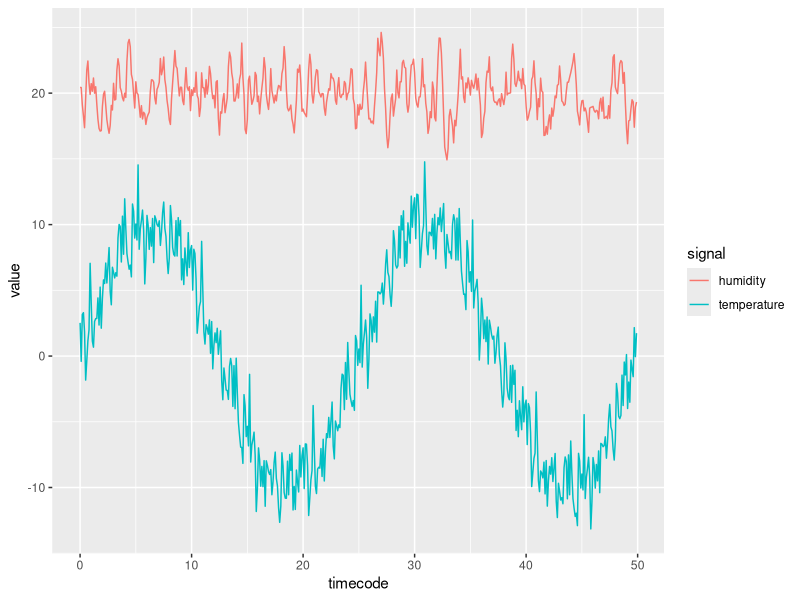
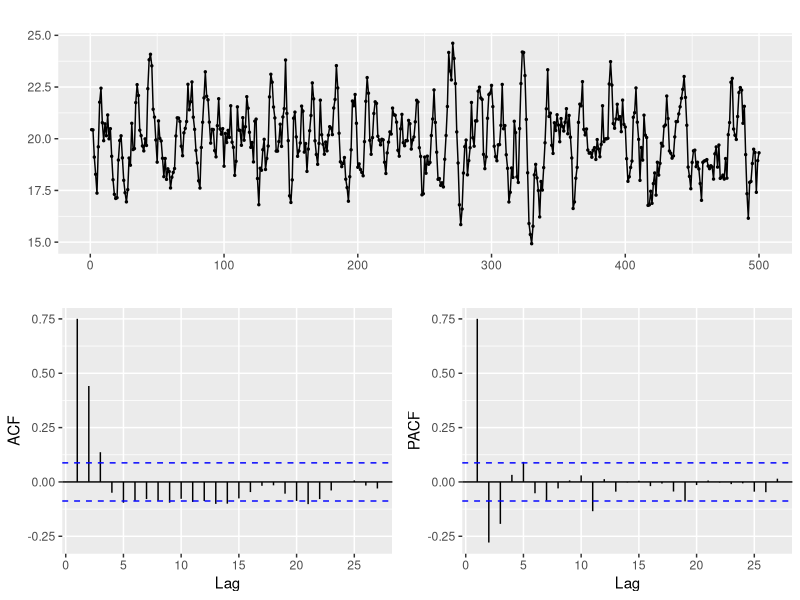

Generate these figures, in order, with R:
## ---- chunk 1
library(tidyverse)
library(readr)
## ---- chunk 2
#| echo: false
set.seed(0)
N <- 500
dt <- 0.1
T <- N*dt
f <- 2*pi/T *2
d <- 0 # diff order
df <- tibble(
  id = 1:N,
  timecode = (id-1)*dt,
  sensor.temperature = 10*sin(timecode*f) + rnorm(100, 0, 2),
  sensor.humidity = NA
)
df$sensor.humidity <- list(
  ar = c(0.7, -0.4),
  ma = c(0.2, 0.5, 0.2, 0.1),
  order = c(2, d, 4)
) %>% arima.sim(N-d) + 20

write_csv(df, "example.csv")

## ---- chunk 3
#| echo: false
#| message: false
#| warning: false
#| fig-width: 8
#| fig-height: 3
#| dev: png
df %>%
  pivot_longer(cols = starts_with("sensor")) %>%
  mutate(name = str_remove(name, "sensor.")) %>%
  ggplot(aes(x=timecode, y=value, color=name)) + 
  geom_line() + 
  labs(color="signal") 
## ---- chunk 4
#| echo: false
#| message: false
#| warning: false
#| fig-width: 8
#| fig-height: 3
#| dev: png
forecast::ggtsdisplay(df$sensor.humidity)
